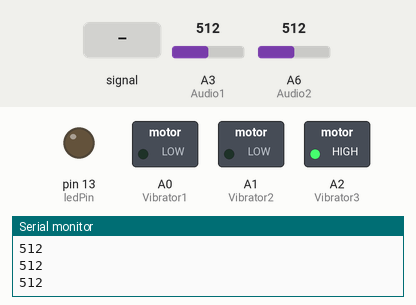
Simulated run of this sketch. Board: Arduino Nano, built with avr-gcc and run on an emulated ATmega328P. Parts: switched loads named in the sketch (green lamp = pin HIGH), output pins drawn as LEDs (lit = HIGH), the last lines printed to the serial monitor. Dashed ring = blinking. The test bench sets the inputs (shaded band); at power-on: A3 (Audio1) = 512, A6 (Audio2) = 512.

Above: at 1.3 s.
1.4 s: A6 (Audio2) fed a 200 Hz sine of ±460 counts around its level
At 2.9 s:
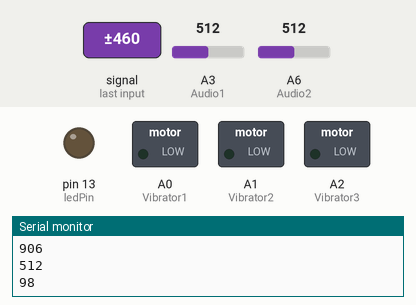
4.5 s: A3 (Audio1) fed a 200 Hz sine of ±81 counts around its level
6.1 s: A3 (Audio1) set to 122
At 9.01 s:
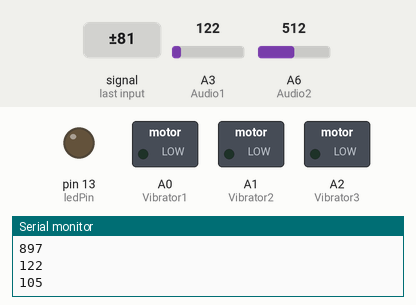
9.2 s: A3 (Audio1) set to 306
At 12.2 s:
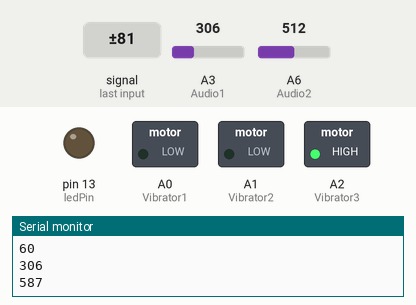
12.3 s: A3 (Audio1) set to 900
At 15.3 s:
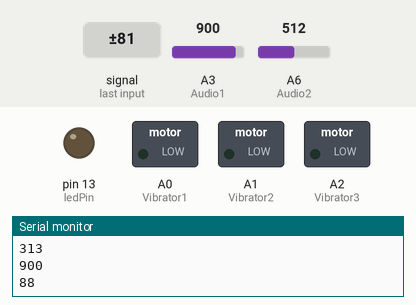
15.4 s: A3 (Audio1) set to 716
At 17.6 s:
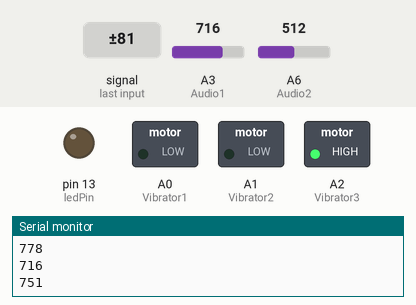
Timing chart, 0 to 19.5 s (numbered marks = the images above; inputs shaded):
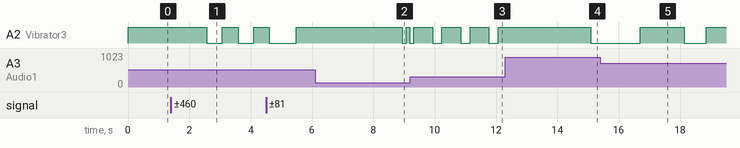

The sketch:

once.ino
```cpp
//Canal a leer  R/L
int Audio1 = A3;       //Entrada de audio 1
int Audio2 = A6;       //Entrada de audio 2
int r;
int l;

//-----------------------------------------------------
int Vibrator1 = A0;   //Salida a vibrador 1
int Vibrator2 = A1;   //Salida a vibrador 2
int Vibrator3 = A2;   //Salida a vibrador 3

int ledPin = 13;
//-----------------------------------------------------
void setup() {

  Serial.begin(9600);
  pinMode(ledPin, OUTPUT);

  pinMode(Vibrator1, OUTPUT);
  pinMode(Vibrator2, OUTPUT);
  pinMode(Vibrator3, OUTPUT);

  pinMode(Audio1, INPUT);
  pinMode(Audio2, INPUT);
}

void loop() {

  r = analogRead(Audio1);
  l = analogRead(Audio2);
   Serial.println(r);
    Serial.println(l);

  analogWrite(Vibrator3,l);
  // Serial.println(Vibrator);
  delay(r);

}
```

Measured:
- after the input at 1.4 s, A2 (Vibrator3): alternates HIGH for 0.51 s and LOW for 0.51 s, starting after 1.2 s
- after the input at 6.1 s, A2 (Vibrator3): HIGH → LOW after 2.8 s, → HIGH 0.12 s later, → LOW 0.12 s later
- after the input at 9.2 s, A2 (Vibrator3): alternates HIGH for 0.61 s and LOW for 0.31 s, starting after 0.73 s
- after the input at 12.3 s, A2 (Vibrator3): HIGH → LOW after 2.8 s
- after the input at 15.4 s, A2 (Vibrator3): LOW → HIGH after 1.3 s instead of 1.5 s
